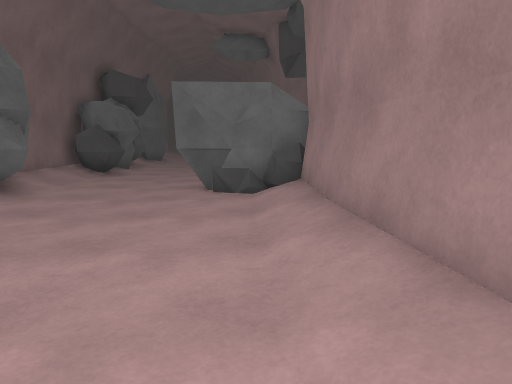
view 1 (above)

12 first-person views from a walk through a 3-D level made in the Unity game engine. The camera is 1.3 m above the floor, tilts 8° down and sees 70° across. The floor is counted in squares, 1 m on a side. Each view is taken from the middle of a square. On the plan, view 1 faces up. The plan holds only what a view shows up to about 15 squares ahead; the rest is blank. The place goes on beyond the plan. The player character is not drawn.

view 2
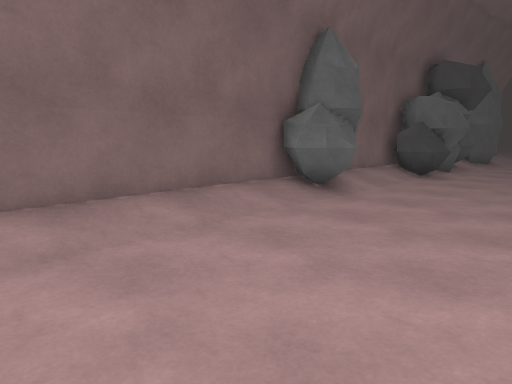

view 3
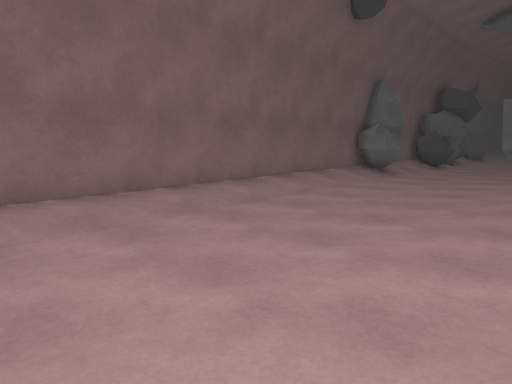

view 4
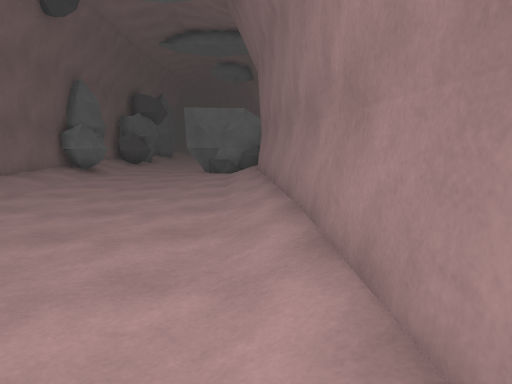

view 5
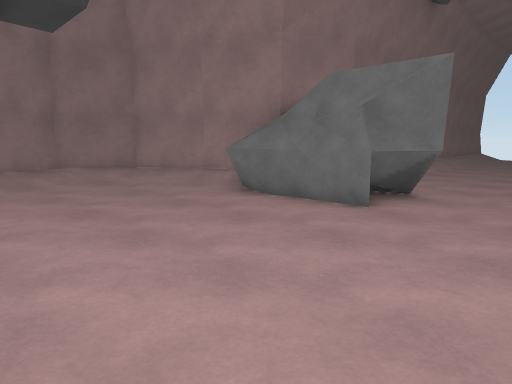

view 6
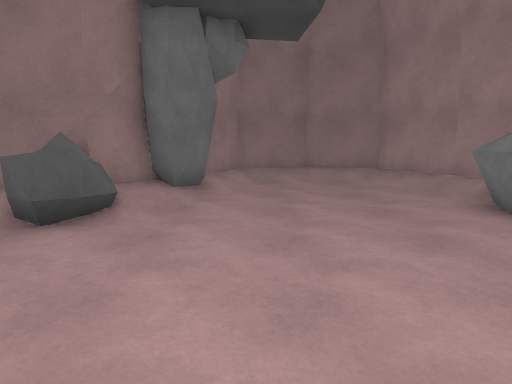

view 7
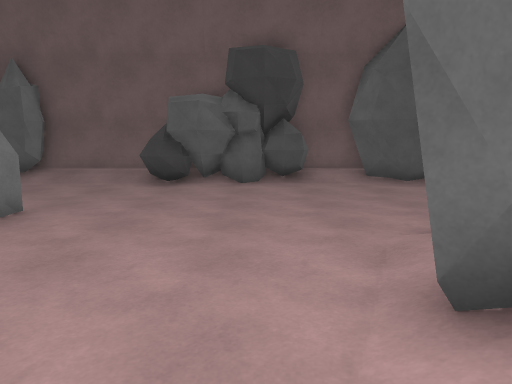

view 8
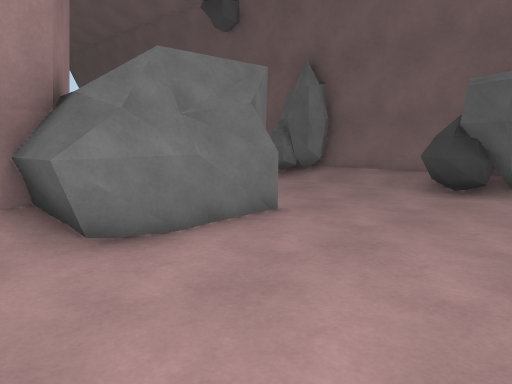

view 9
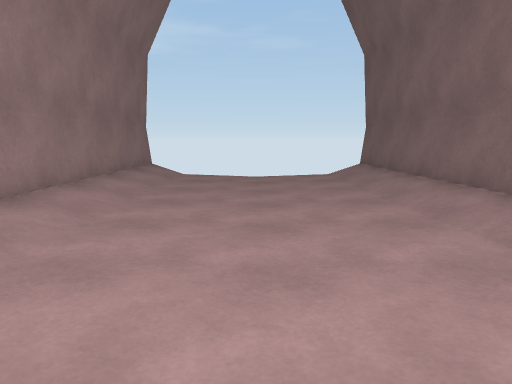

view 10
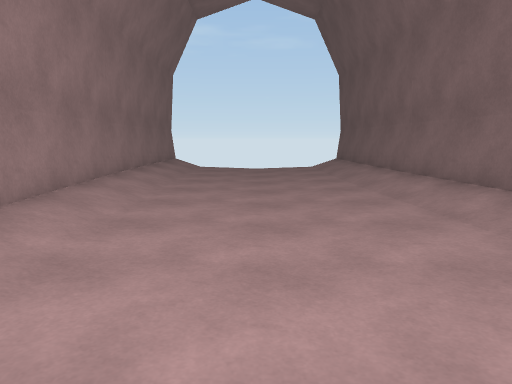

view 11
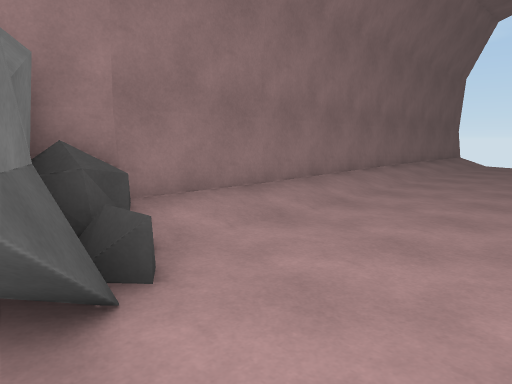

view 12
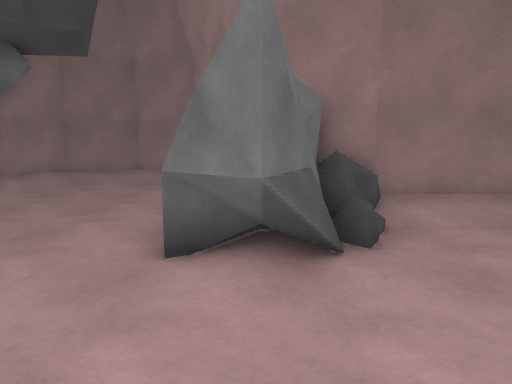

### Floor plan
Key: @ floor where view 1 was taken; # wall or solid block; . floor; / step, stairs or slope; O other object.
Columns run from 7 left of view 1 to 7 right of it. Each row starts with its distance up from view 1.
 20 #O.....OO##O
 19 #O......//OOO
 18 OOO.......OO###
 17 OO............#
 16  OO...........#
 15 OOO...........#
 14 #OO...........#
 13 #O........../##
 12 #/...OOOOOO###
 11 #/...OOOOO##
 10 #O....OOOO
  9 OO....OOO#
  8 #OO.....##
  7 #O......#
  6 #/......#
  5 #/......#
  4 #/......##
  3 #/....../#
  2 ##....../#
  1  #....../#
  0  #.....@/#
 -1  #/...../#
 -2  #/...../#
 -3  #/...../#
 -4  #/...../#
 -5  #/...../#
 -6  #/...../#
 -7  #/...../#

Positions as (right, up) in squares from view 1, and headings:
1: (0, 0), facing up
2: (-1, 1), facing up-left
3: (1, -6), facing up-left
4: (1, -7), facing up
5: (-5, 19), facing down-right
6: (-5, 17), facing right
7: (6, 17), facing left
8: (4, 17), facing down-left
9: (-2, 4), facing down
10: (-2, 8), facing down
11: (-4, 11), facing down-right
12: (-6, 11), facing right
